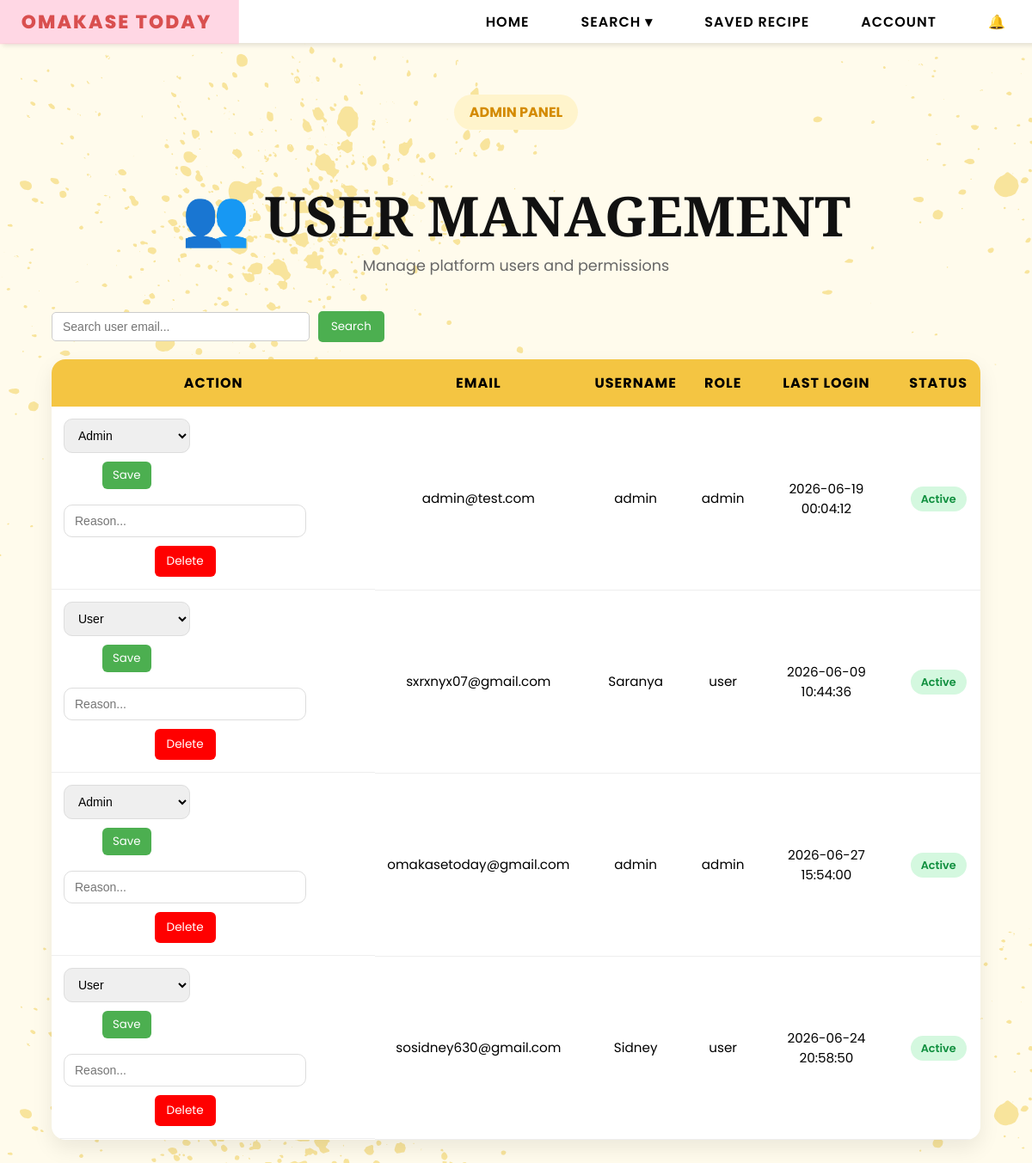
Before: /admin/users (signed in) with the older database file.
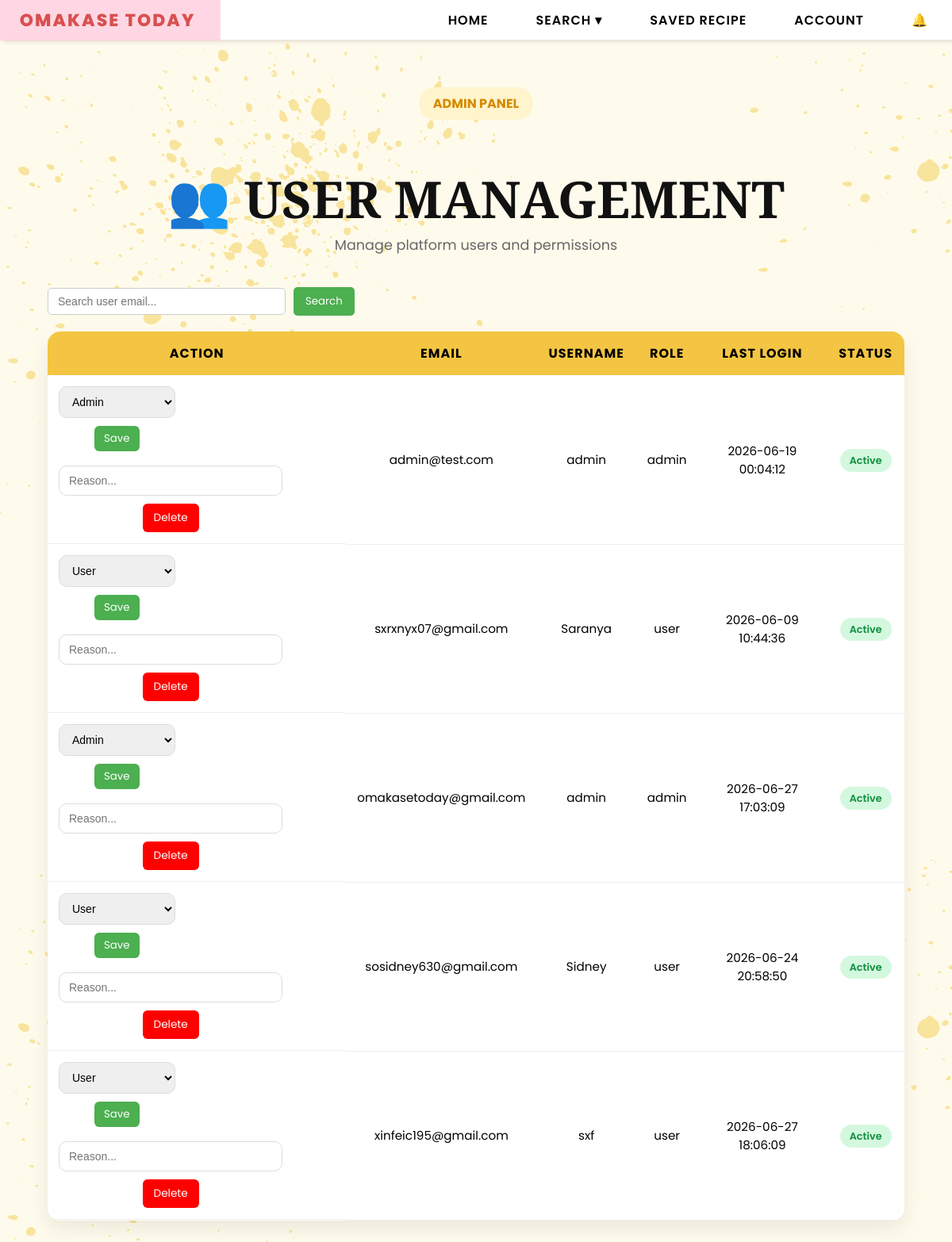
After: the same page with the newer database file.
### tables this page shows
CREATE TABLE users (
        email TEXT PRIMARY KEY,
        username TEXT,
        password TEXT,
        bio TEXT,
        profile_pic TEXT,
        role TEXT DEFAULT 'user'
    , reset_token TEXT, reset_used INTEGER DEFAULT 0, reset_viewed INTEGER DEFAULT 0, last_login TEXT);

### app.py (the view)
@app.route("/admin/users")
def admin_users():
    if session.get("role") != "admin":
        return "403 Forbidden"
    conn = sqlite3.connect(DB_PATH)
    c = conn.cursor()
    c.execute("""
        SELECT email,
            username,
            role,
            last_login
        FROM users
    """)
    users = c.fetchall()
    conn.close()
    six_months_ago = (
            datetime.now() - timedelta(days=180)
        )
    processed_users = []
    for user in users:
        status = "Inactive"
        if user[3]:
            try:
                last_login = datetime.strptime(
                    user[3],
                    "%Y-%m-%d %H:%M:%S"
                )
                if last_login > six_months_ago:
                    status = "Active"
            except:
                status = "Inactive"
        processed_users.append(
            (
                user[0],  # email
                user[1],  # username
                user[2],  # role
                user[3],  # last_login
                status    # active/inactive
            )
        )
    return render_template(
        "admin_users.html",
        users=processed_users
    )

### templates/admin_users.html (shortened to what this page needs)
{% extends "base.html" %}
{% block content %}
<div class="admin-users-wrapper">
    <div class="page-hero">
        <span class="hero-tag">
            ADMIN PANEL
        </span>
        <h1 class="page-title">
            👥 USER MANAGEMENT
        </h1>
        <p class="page-subtitle">
            Manage platform users and permissions
        </p>
    </div>
    <div class="admin-controls">
        <input type="text" id="userSearch" class="search-input"
            placeholder="Search user email...">
        <button onclick="filterUsers()" class="search-btn">
            Search
        </button>
    </div>
    <table class="users-table">
        <thead>
            <tr>
                <th>ACTION</th>
                <th>EMAIL</th>
                <th>USERNAME</th>
                <th>ROLE</th>
                <th>LAST LOGIN</th>
                <th>STATUS</th>
            </tr>
        </thead>
        <tbody id="userBody">
            {% for u in users %}
            <tr>
                <td style="display:flex; gap:8px; flex-wrap:wrap;">
                    <form action="/admin/users/update/{{ u[0] }}" method="POST">
                        <select name="role">
                            <option value="user" {% if u[2]=='user' %}selected{% endif %}>User</option>
                            <option value="admin" {% if u[2]=='admin' %}selected{% endif %}>Admin</option>
                        </select>
                        <button type="submit" class="update-btn">Save</button>
                    </form>
                    <form action="/admin/delete/{{ u[0] }}" method="POST"
                          onsubmit="return confirmDelete(this)">
                        <input type="text" name="reason"
                               placeholder="Reason..."
                               required
                               class="reason-input">
                        <button type="submit" class="delete-btn">
                            Delete
                        </button>
                    </form>
                </td>
                <td>{{ u[0] }}</td>
                <td>{{ u[1] }}</td>
                <td>{{ u[2] }}</td>
                <td>
                    {% if u[3] %}
                        {{ u[3] }}
                    {% else %}
                        Never Logged In
                    {% endif %}
                </td>
                <td>
                    <span class="
                        status-badge
                        {% if u[4] == 'Active' %}
                            active-status
                        {% else %}
                            inactive-status
                        {% endif %}
                    ">
                        {{ u[4] }}
                    </span>
                </td>
            </tr>
            {% endfor %}
        </tbody>
    </table>
</div>
{% endblock %}

### templates/base.html (shortened to what this page needs)
<!DOCTYPE html>
<html lang="en">
<head>
    <link rel="stylesheet" href="{{ url_for('static', filename='css/style.css') }}">
</head>
<body>
<nav>
    <ul>
        <li><a href="{{ url_for('home') }}">Omakase Today</a></li>
        <li class="hideOnMobile"><a href="{{ url_for('home') }}">HOME</a></li>
        <li class="hideOnMobile dropdown">
            <a href="javascript:void(0)" class="dropbtn">SEARCH ▾</a>
        </li>
        <li class="hideOnMobile"><a href="{{ url_for('saved_recipes') }}">SAVED RECIPE</a></li>
        <li class="hideOnMobile"><a href="{{ url_for('profile') }}">ACCOUNT</a></li>
        <li class="notif-wrapper">
            <a href="#" class="notif-icon" onclick="toggleNotif(event)">
                🔔
            </a>
        </li>
    </ul>
</nav>
{% block content %}{% endblock %}
</body>
</html>

Changed rows visible on the page:
changed users "omakasetoday@gmail.com": last_login "2026-06-27 15:54:00" → "2026-06-27 17:03:09"
added users: role "User", email "xinfeic195@gmail.com", username "sxf", role "user", last_login "2026-06-27 18:06:09", u "Active"
